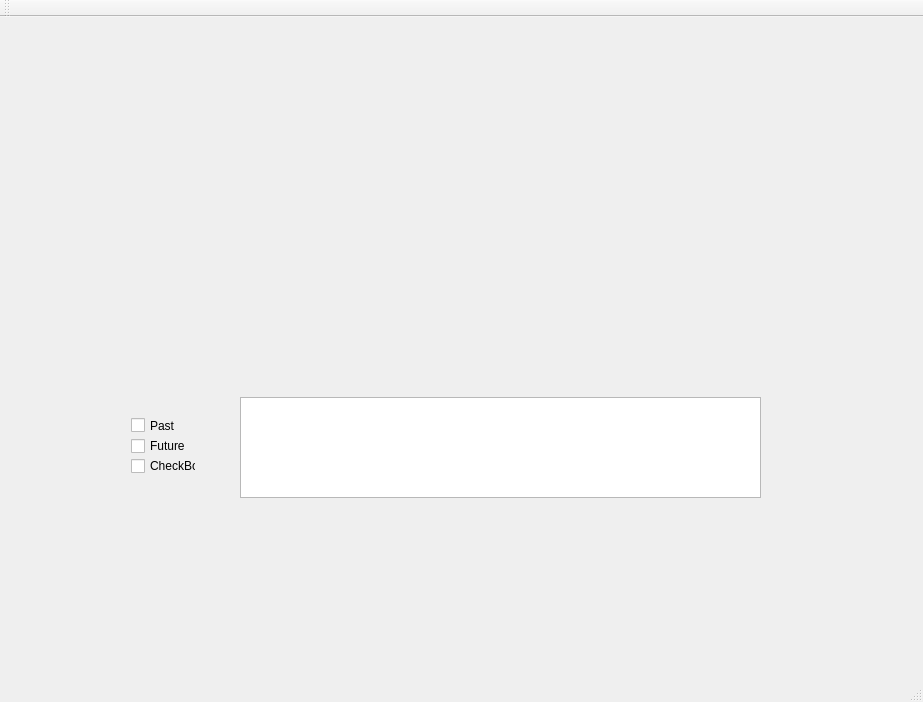
<?xml version="1.0" encoding="UTF-8"?>
<ui version="4.0">
 <class>ProjetoFinal</class>
 <widget class="QMainWindow" name="ProjetoFinal">
  <property name="geometry">
   <rect>
    <x>0</x>
    <y>0</y>
    <width>923</width>
    <height>702</height>
   </rect>
  </property>
  <property name="windowTitle">
   <string>ProjetoFinal</string>
  </property>
  <widget class="QWidget" name="centralWidget">
   <widget class="QPlainTextEdit" name="logText">
    <property name="geometry">
     <rect>
      <x>240</x>
      <y>380</y>
      <width>521</width>
      <height>101</height>
     </rect>
    </property>
   </widget>
   <widget class="QWidget" name="">
    <property name="geometry">
     <rect>
      <x>110</x>
      <y>0</y>
      <width>681</width>
      <height>371</height>
     </rect>
    </property>
    <layout class="QHBoxLayout" name="horizontalLayout">
     <item>
      <widget class="QLabel" name="inputImg">
       <property name="autoFillBackground">
        <bool>true</bool>
       </property>
       <property name="text">
        <string/>
       </property>
      </widget>
     </item>
     <item>
      <widget class="QLabel" name="outputImg">
       <property name="autoFillBackground">
        <bool>true</bool>
       </property>
       <property name="text">
        <string/>
       </property>
      </widget>
     </item>
    </layout>
   </widget>
   <widget class="QWidget" name="">
    <property name="geometry">
     <rect>
      <x>120</x>
      <y>390</y>
      <width>87</width>
      <height>77</height>
     </rect>
    </property>
    <layout class="QVBoxLayout" name="verticalLayout">
     <item>
      <widget class="QCheckBox" name="pastButtom">
       <property name="text">
        <string>Past</string>
       </property>
       <property name="checked">
        <bool>false</bool>
       </property>
      </widget>
     </item>
     <item>
      <widget class="QCheckBox" name="futureButtom">
       <property name="text">
        <string>Future</string>
       </property>
      </widget>
     </item>
     <item>
      <widget class="QCheckBox" name="checkBox_3">
       <property name="text">
        <string>CheckBox</string>
       </property>
      </widget>
     </item>
    </layout>
   </widget>
   <zorder>inputImg</zorder>
   <zorder>outputImg</zorder>
   <zorder>logText</zorder>
   <zorder>FutureButtom</zorder>
   <zorder>pastButtom</zorder>
   <zorder>radioButton_3</zorder>
   <zorder>inputImg</zorder>
   <zorder>pastButtom</zorder>
   <zorder>futureButtom</zorder>
   <zorder>checkBox_3</zorder>
  </widget>
  <widget class="QMenuBar" name="menuBar">
   <property name="geometry">
    <rect>
     <x>0</x>
     <y>0</y>
     <width>923</width>
     <height>20</height>
    </rect>
   </property>
  </widget>
  <widget class="QToolBar" name="mainToolBar">
   <attribute name="toolBarArea">
    <enum>TopToolBarArea</enum>
   </attribute>
   <attribute name="toolBarBreak">
    <bool>false</bool>
   </attribute>
  </widget>
  <widget class="QStatusBar" name="statusBar"/>
 </widget>
 <layoutdefault spacing="6" margin="11"/>
 <resources/>
 <connections/>
</ui>
